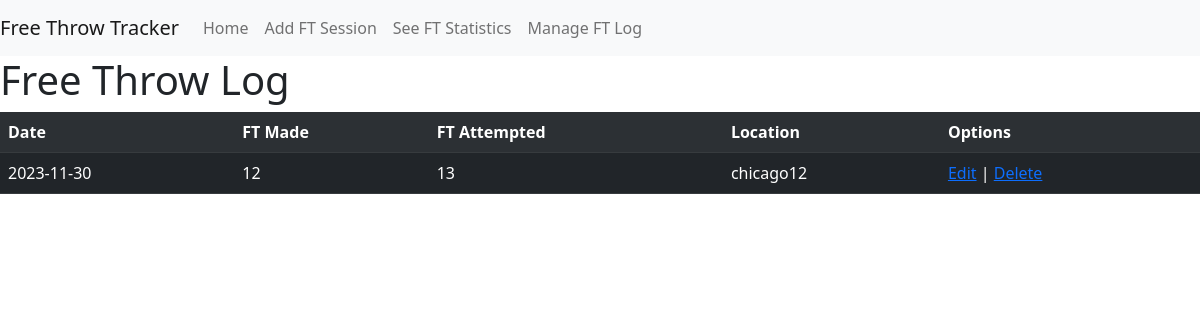
Page /log on the earlier database version.
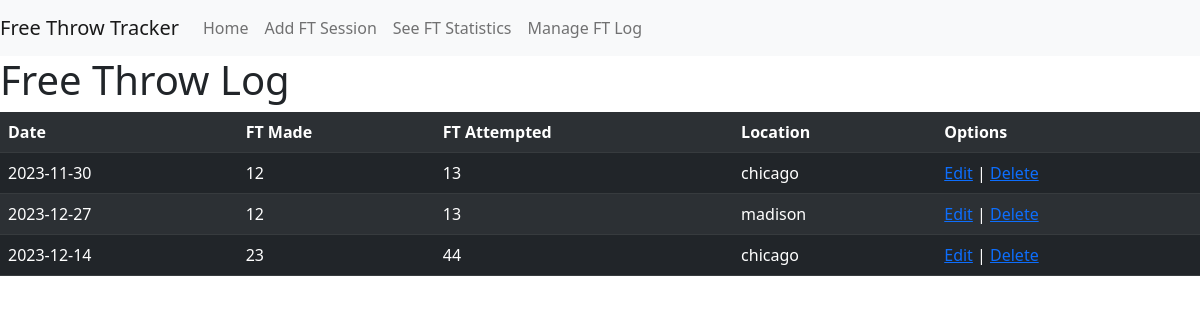
Same page on the later database version.
### tables this page shows
CREATE TABLE freethrowlog (
    id INTEGER PRIMARY KEY AUTOINCREMENT,
    sessionDate TEXT NOT NULL,
    ftMade INTEGER NOT NULL,
    ftAttempted INTEGER NOT NULL,
    locationName TEXT NOT NULL
    
);

### app.py (the view)
@app.route('/log')
def log():
    conn = get_db_connection()
    logs = conn.execute('SELECT * FROM freethrowlog').fetchall()
    conn.close()
    return render_template('log.html', logs=logs)

### app.py (called while the page is built)
def get_db_connection():
    conn = sqlite3.connect('database.db')
    conn.row_factory = sqlite3.Row
    return conn

### templates/log.html
{% extends 'base.html' %}
{% block content %}
    <h1>{% block title %} Free Throw Log {% endblock %}</h1>
    <table class="table table-striped table-dark">
        <tr>
            <th>Date</th>
            <th>FT Made</th>
            <th>FT Attempted</th>
            <th>Location</th>
            <th>Options</th>
        </tr>
        {% for log in logs %}
        <tr>
            <td>{{ log['sessionDate'] }}</td>
            <td>{{ log['ftMade'] }}</td>
            <td>{{ log['ftAttempted'] }}</td>
            <td>{{ log['locationName'] }}</td>
            <td><a href='{{url_for("edit",id=log.id)}}'>Edit</a> | <a href='{{url_for("delete",id=log.id)}}'>Delete</a></td>
        </tr>
        {% endfor %}
    </table>
{% endblock %}

### templates/base.html (shortened to what this page needs)
<!DOCTYPE html>
<html lang="en">
<head>
    <link href="https://cdn.jsdelivr.net/npm/bootstrap@5.0.2/dist/css/bootstrap.min.css" rel="stylesheet">
</head>
<body>
<nav class="navbar navbar-expand-lg navbar-light bg-light">
    <a class="navbar-brand">Free Throw Tracker</a>
    <div class="collapse navbar-collapse" id="navbarNav">
      <ul class="navbar-nav">
        <li class="nav-item active">
          <a class="nav-link" href="{{ url_for('index') }}">Home</a>
        </li>
        <li class="nav-item">
          <a class="nav-link" href="{{ url_for('add') }}">Add FT Session</a>
        </li>
        <li class="nav-item">
          <a class="nav-link" href="{{ url_for('statistics') }}">See FT Statistics</a>
        </li>
        <li class="nav-item">
            <a class="nav-link" href="{{ url_for('log') }}">Manage FT Log</a>
          </li>
      </ul>
    </div>
  </nav>
    <div class="content">
        {% block content %} {% endblock %}
    </div>
</body>
</html>

Differences in the rows shown:
changed freethrowlog (number 1 of 3 on the later page): locationName "chicago12" → "chicago"
added freethrowlog: sessionDate "2023-12-27", ftMade "12", ftAttempted "13", locationName "madison"
added freethrowlog: sessionDate "2023-12-14", ftMade "23", ftAttempted "44", locationName "chicago"
